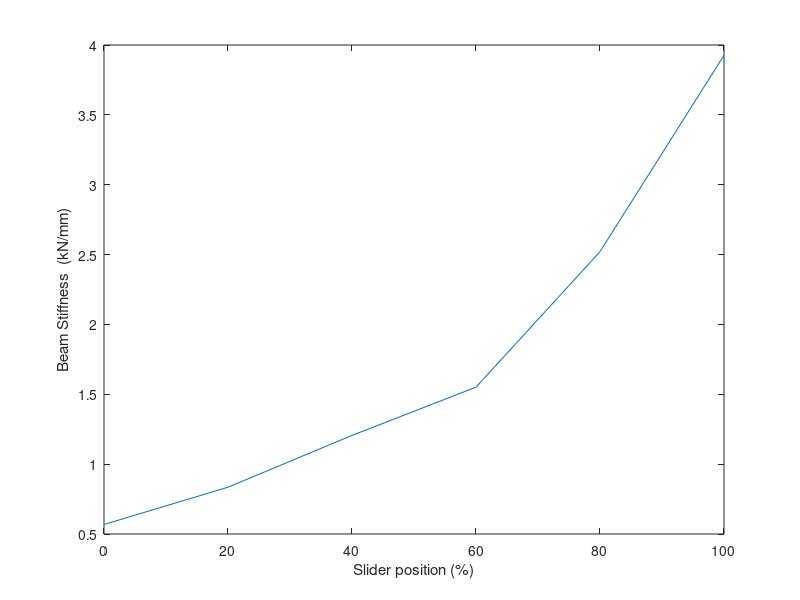
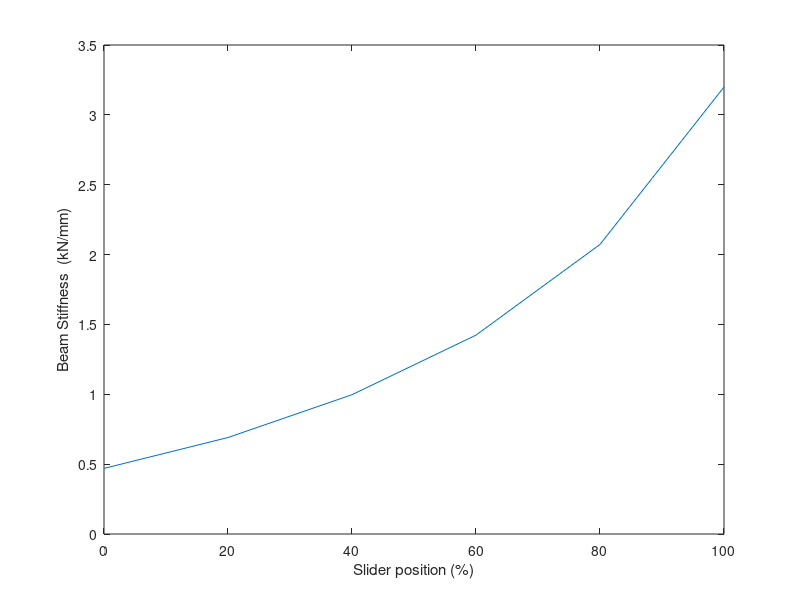
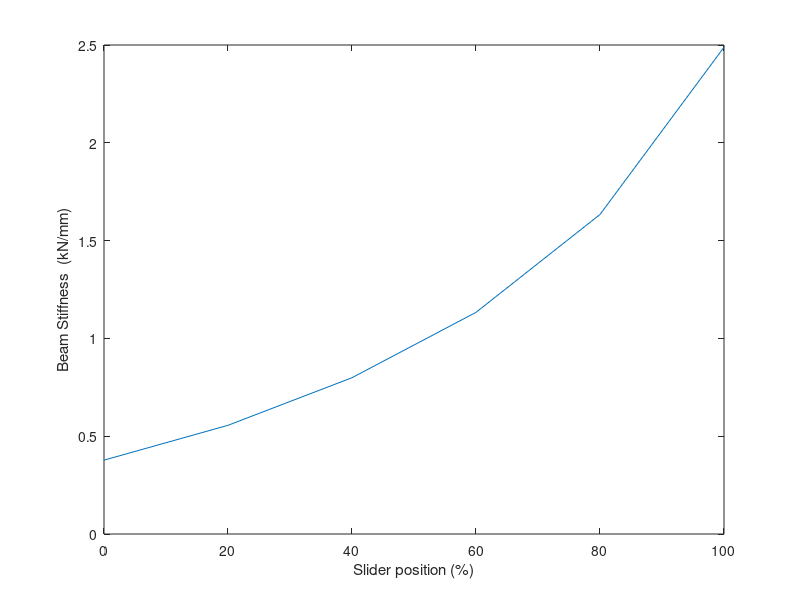
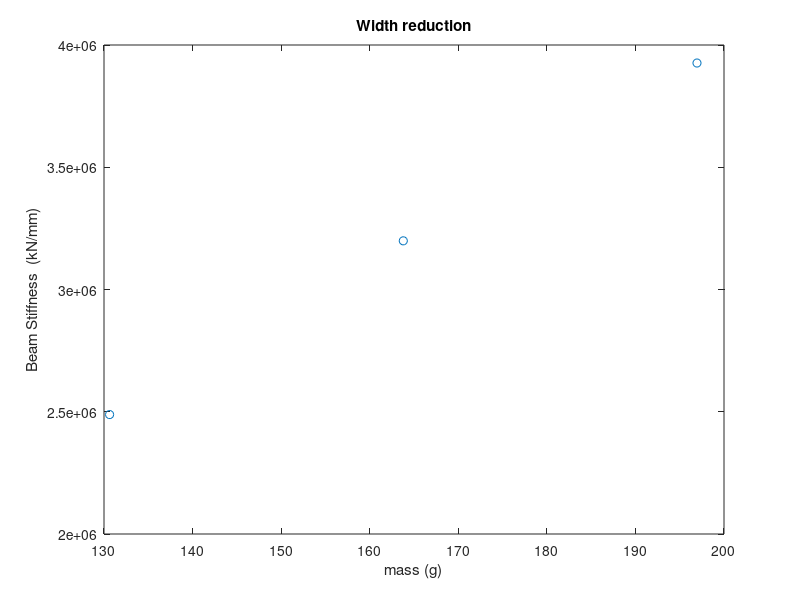

MATLAB code for these plots, in order:
% clear all
% close all
% clc

%% Max spring
mass1 = 196.95; %g
sliderPos = [ -0.09, -0.08, -0.07 -0.06 -0.05 -0.04]; %m
load_y = [2000, 2500, 3400 4400 6000 8100]; %N
displacement = [ 3.52, 2.994, 2.82, 2.837, 2.38, 2.063].*1e-3; %m

min_val = min(sliderPos);
max_val = max(sliderPos);
x_normalized = (sliderPos - min_val) / (max_val - min_val);
x_percentage = x_normalized * 100;

klin = load_y./displacement %N/m
max_stiff1 = max(klin);
figure
plot(x_percentage, klin.*1e-6)
xlabel('Slider position (%)')
ylabel('Beam Stiffness  (kN/mm)')


%% powered spring
%width reduction of 5 mm
mass2 = 163.79; %g
sliderPos = [ -0.09, -0.08, -0.07 -0.06 -0.05 -0.04]; %m
load_y = [2000, 2500, 3400 4400 6000 8100]; %N
displacement = [4.26, 3.62 3.41 3.091 2.895 2.532].*1e-3; %m

min_val = min(sliderPos);
max_val = max(sliderPos);
x_normalized = (sliderPos - min_val) / (max_val - min_val);
x_percentage = x_normalized * 100;

klin = load_y./displacement %N/m
max_stiff2 = max(klin);

figure
plot(x_percentage, klin.*1e-6)
xlabel('Slider position (%)')
ylabel('Beam Stiffness  (kN/mm)')

%% width reduction of 10 mm
mass3 = 130.63; %g
sliderPos = [ -0.09, -0.08, -0.07 -0.06 -0.05 -0.04]; %m
load_y = [2000, 2500, 3400 4400 6000 8100]; %N
displacement = [5.297, 4.499 4.255 3.883 3.673 3.255].*1e-3; %m

min_val = min(sliderPos);
max_val = max(sliderPos);
x_normalized = (sliderPos - min_val) / (max_val - min_val);
x_percentage = x_normalized * 100;

klin = load_y./displacement %N/m
max_stiff3 = max(klin);

figure
plot(x_percentage, klin.*1e-6)
xlabel('Slider position (%)')
ylabel('Beam Stiffness  (kN/mm)')


%% comparison
masses = [ mass1 mass2 mass3];
max_stif =[max_stiff1 max_stiff2 max_stiff3];

figure
plot(masses, max_stif, 'o')
xlabel('mass (g)')
ylabel('Beam Stiffness  (kN/mm)')
title('Width reduction')
